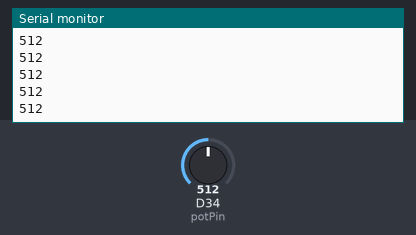
Simulated run of this sketch. Board: Arduino Due. Shown: the last lines printed to the serial monitor. The test bench sets the inputs (shaded band); at power-on: D34 (potPin) = 512 (analog values on the 0–1023 scale).

Above: at 2.2 s.
2.3 s: D34 (potPin) set to 716
At 2.32 s:
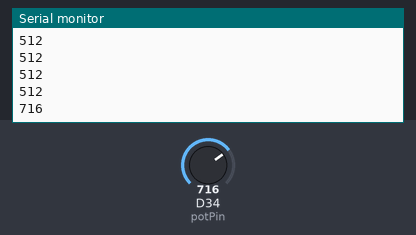
3.8 s: D34 (potPin) set to 900
At 3.82 s:
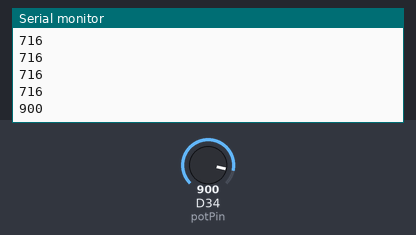
Timing chart, 0 to 6.8 s (numbered marks = the images above; inputs shaded):
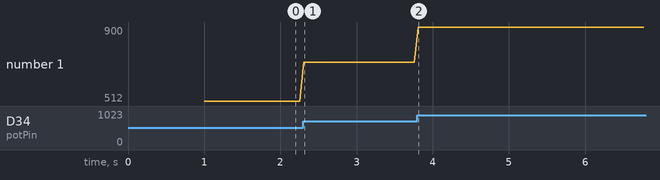

Measured:
- after the input at 2.3 s, the serial monitor: prints a new line at once (image 1)
- after the input at 3.8 s, the serial monitor: prints a new line at once (image 2)
- plotted number 1: 512 → 716 after the input at 2.3 s, 716 → 900 after the input at 3.8 s

The sketch:

Protesis.ino
```cpp
#include <Adafruit_GFX.h>
#include <Adafruit_SSD1306.h>


const int potPin = 34;
int potValue = 0;

void setup() {
   Serial.begin(115200);
   Serial.print("Inicializando");
   Serial.println("...");
   delay(1000);

}

void loop() {

  analogReadResolution(10);
  potValue = analogRead(potPin);
   Serial.println(potValue);
   delay(50);

}
```
